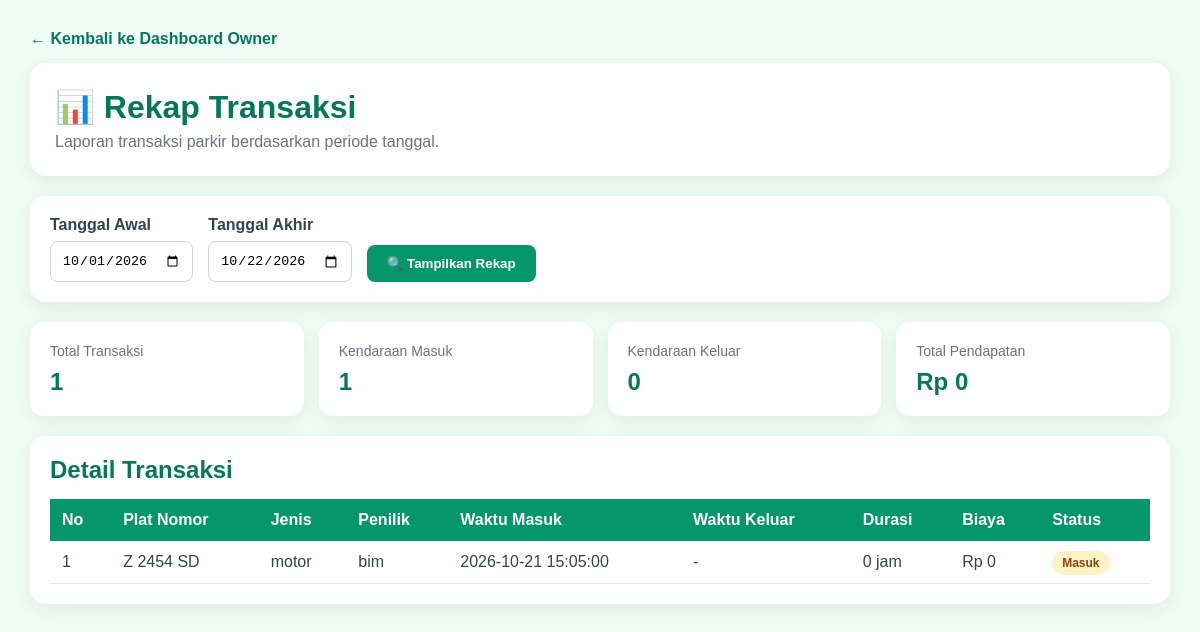
Screenshot of /view/rekap_transaksi.php (signed in) with the database file from the repository.
### tables this page shows
CREATE TABLE `tb_transaksi` (
  `id_parkir` int(11) NOT NULL,
  `id_kendaraan` int(20) NOT NULL,
  `waktu_masuk` datetime DEFAULT NULL,
  `waktu_keluar` datetime DEFAULT NULL,
  `id_tarif` int(30) NOT NULL,
  `durasi_jam` int(25) NOT NULL DEFAULT 0,
  `biaya_total` decimal(10,0) NOT NULL DEFAULT 0,
  `status` enum('masuk','keluar',',') NOT NULL,
  `id_user` int(11) NOT NULL,
  `id_area` int(11) NOT NULL
);

CREATE TABLE `tb_kendaraan` (
  `id_kendaraan` int(11) NOT NULL,
  `plat_nomer` varchar(50) NOT NULL,
  `jenis_kendaraan` varchar(30) NOT NULL,
  `warna` varchar(30) NOT NULL,
  `penilik` varchar(50) NOT NULL
);

### view/rekap_transaksi.php (the view, shortened to what this page needs)
<?php
include_once __DIR__ . "/../model/m_koneksi.php";
$tanggal_awal = isset($_GET['tanggal_awal'])
    ? $_GET['tanggal_awal']
    : date('Y-m-01');
$tanggal_akhir = isset($_GET['tanggal_akhir'])
    ? $_GET['tanggal_akhir']
    : date('Y-m-d');
$query = mysqli_query($conn, "
    SELECT
        t.id_parkir,
        k.plat_nomer,
        k.jenis_kendaraan,
        k.penilik,
        t.waktu_masuk,
        t.waktu_keluar,
        t.durasi_jam,
        t.biaya_total,
        t.status
    FROM tb_transaksi t
    LEFT JOIN tb_kendaraan k
        ON t.id_kendaraan = k.id_kendaraan
    WHERE DATE(t.waktu_masuk)
        BETWEEN '$tanggal_awal' AND '$tanggal_akhir'
    ORDER BY t.waktu_masuk DESC
");
$total_transaksi = 0;
$total_pendapatan = 0;
$total_masuk = 0;
$total_keluar = 0;
$data_transaksi = [];
while ($data = mysqli_fetch_assoc($query)) {
    $data_transaksi[] = $data;
    $total_transaksi++;
    $total_pendapatan += (float) $data['biaya_total'];
    if ($data['status'] == 'masuk') {
        $total_masuk++;
    }
}
?>
<!DOCTYPE html>
<html lang="id">
<head>
</head>
<body>
<div class="container">
    <a href="dashboard_owner.php" class="back">
        ← Kembali ke Dashboard Owner
    </a>
    <div class="header">
        <h1>📊 Rekap Transaksi</h1>
        <p>Laporan transaksi parkir berdasarkan periode tanggal.</p>
    </div>
    <div class="filter">
        <form method="GET">
            <div class="form-group">
                <label>Tanggal Awal</label>
                <input
                    type="date"
                    name="tanggal_awal"
                    value="<?= htmlspecialchars($tanggal_awal); ?>"
                    required
                >
            </div>
            <div class="form-group">
                <label>Tanggal Akhir</label>
                <input
                    type="date"
                    name="tanggal_akhir"
                    value="<?= htmlspecialchars($tanggal_akhir); ?>"
                    required
                >
            </div>
            <button type="submit">
                🔍 Tampilkan Rekap
            </button>
        </form>
    </div>
    <div class="cards">
        <div class="card">
            <span>Total Transaksi</span>
            <h2><?= $total_transaksi; ?></h2>
        </div>
        <div class="card">
            <span>Kendaraan Masuk</span>
            <h2><?= $total_masuk; ?></h2>
        </div>
        <div class="card">
            <span>Kendaraan Keluar</span>
            <h2><?= $total_keluar; ?></h2>
        </div>
        <div class="card">
            <span>Total Pendapatan</span>
            <h2>
                Rp <?= number_format($total_pendapatan, 0, ',', '.'); ?>
            </h2>
        </div>
    </div>
    <div class="table-box">
        <h2>Detail Transaksi</h2>
        <table>
            <thead>
                <tr>
                    <th>No</th>
                    <th>Plat Nomor</th>
                    <th>Jenis</th>
                    <th>Penilik</th>
                    <th>Waktu Masuk</th>
                    <th>Waktu Keluar</th>
                    <th>Durasi</th>
                    <th>Biaya</th>
                    <th>Status</th>
                </tr>
            </thead>
            <tbody>
            <?php if (count($data_transaksi) > 0) { ?>
                <?php $no = 1; ?>
                <?php foreach ($data_transaksi as $data) { ?>
                    <tr>
                        <td><?= $no++; ?></td>
                        <td>
                            <?= htmlspecialchars($data['plat_nomer'] ?? '-'); ?>
                        </td>
                        <td>
                            <?= htmlspecialchars($data['jenis_kendaraan'] ?? '-'); ?>
                        </td>
                        <td>
                            <?= htmlspecialchars($data['penilik'] ?? '-'); ?>
                        </td>
                        <td>
                            <?= $data['waktu_masuk'] ?? '-'; ?>
                        </td>
                        <td>
                            <?= $data['waktu_keluar'] ?? '-'; ?>
                        </td>
                        <td>
                            <?= $data['durasi_jam'] ?? '-'; ?> jam
                        </td>
                        <td>
                            Rp <?= number_format((float)$data['biaya_total'], 0, ',', '.'); ?>
                        </td>
                        <td>
                            <span class="status <?= $data['status'] == 'masuk' ? 'masuk' : 'keluar'; ?>">
                                <?= ucfirst($data['status']); ?>
                            </span>
                        </td>
                    </tr>
                <?php } ?>
            <?php } ?>
            </tbody>
        </table>
    </div>
</div>
</body>
</html>

### view/rekap_transaksi.php (style rules this page uses)
* { box-sizing: border-box; margin: 0; padding: 0; }
body { font-family: Arial, sans-serif; background: #f0fdf4; color: #374151; padding: 30px; }
.container { max-width: 1200px; margin: auto; }
.header { background: white; padding: 25px; border-radius: 16px; margin-bottom: 20px; box-shadow: 0 5px 20px rgba(0,0,0,.08); }
.header h1 { color: #047857; margin-bottom: 7px; }
.header p { color: #6b7280; }
.filter { background: white; padding: 20px; border-radius: 16px; margin-bottom: 20px; box-shadow: 0 5px 20px rgba(0,0,0,.08); }
.filter form { display: flex; gap: 15px; align-items: end; flex-wrap: wrap; }
.form-group { display: flex; flex-direction: column; gap: 7px; }
label { font-weight: bold; }
input { padding: 11px; border: 1px solid #d1d5db; border-radius: 8px; }
button { padding: 11px 20px; border: none; border-radius: 8px; background: #059669; color: white; font-weight: bold; cursor: pointer; }
.cards { display: grid; grid-template-columns: repeat(4, 1fr); gap: 15px; margin-bottom: 20px; }
.card { background: white; padding: 20px; border-radius: 14px; box-shadow: 0 5px 20px rgba(0,0,0,.07); }
.card span { color: #6b7280; font-size: 14px; }
.card h2 { color: #047857; margin-top: 8px; }
.table-box { background: white; padding: 20px; border-radius: 16px; box-shadow: 0 5px 20px rgba(0,0,0,.08); overflow-x: auto; }
.table-box h2 { color: #047857; margin-bottom: 15px; }
table { width: 100%; border-collapse: collapse; min-width: 900px; }
th { background: #059669; color: white; padding: 12px; text-align: left; }
td { padding: 12px; border-bottom: 1px solid #e5e7eb; }
.status { padding: 5px 10px; border-radius: 20px; font-size: 12px; font-weight: bold; }
.masuk { background: #fef3c7; color: #92400e; }
.back { display: inline-block; margin-bottom: 15px; color: #047857; text-decoration: none; font-weight: bold; }

### rows the page displays
tb_transaksi: id_kendaraan.plat_nomer "Z 2454 SD", id_kendaraan.jenis_kendaraan "motor", id_kendaraan.penilik "bim", waktu_masuk "2026-10-21 15:05:00", waktu_keluar "-", durasi_jam "0", biaya_total "0", status "Masuk"

### other values shown
$total_transaksi "1"
$total_masuk "1"
$total_keluar "0"
$total_pendapatan "0"
